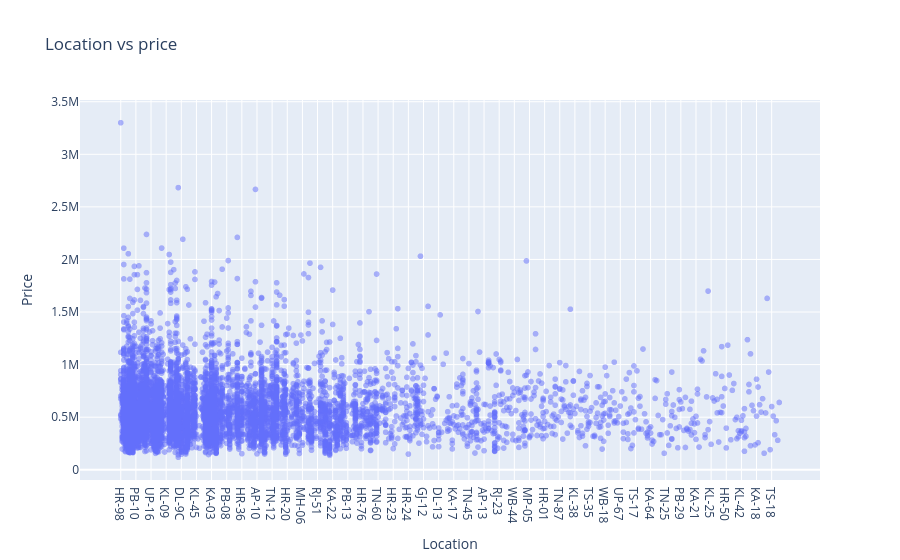

Notebook code cell kept with this figure:
### Code cell
# Sample data
x = df['Location']
y = df['Price']

# Create a scatter plot with Plotly
fig = px.scatter(df, x='Location', y='Price', opacity=0.5, title='Location vs price')

# Show the plot
fig.show()

### Figure 1 — Plotly figure (JSON) as saved in the notebook; plotly's stock layout.template omitted (floating-point values rounded to 4 significant figures; data arrays with more than 128 entries replaced by an {"elided": "..."} marker saying what was removed)
{"data": [{"hovertemplate": "Location=%{x}<br>Price=%{y}<extra></extra>", "legendgroup": "", "marker": {"color": "#636efa", "opacity": 0.5, "symbol": "circle"}, "mode": "markers", "name": "", "showlegend": false, "type": "scattergl", "x": {"elided": "8011 str values"}, "xaxis": "x", "y": {"elided": "8011 int values"}, "yaxis": "y"}], "layout": {"legend": {"tracegroupgap": 0}, "title": {"text": "Location vs price"}, "xaxis": {"anchor": "y", "domain": [0, 1], "title": {"text": "Location"}}, "yaxis": {"anchor": "x", "domain": [0, 1], "title": {"text": "Price"}}}}
